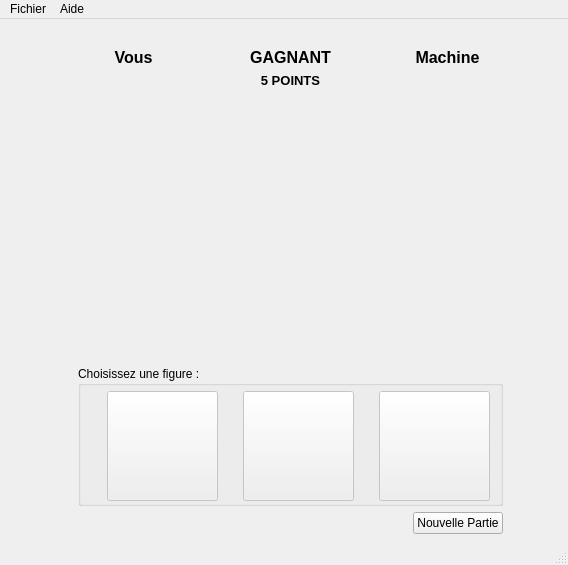
<?xml version="1.0" encoding="UTF-8"?>
<ui version="4.0">
 <class>chifoumi</class>
 <widget class="QMainWindow" name="chifoumi">
  <property name="geometry">
   <rect>
    <x>0</x>
    <y>0</y>
    <width>568</width>
    <height>565</height>
   </rect>
  </property>
  <property name="sizePolicy">
   <sizepolicy hsizetype="Preferred" vsizetype="Preferred">
    <horstretch>0</horstretch>
    <verstretch>0</verstretch>
   </sizepolicy>
  </property>
  <property name="minimumSize">
   <size>
    <width>568</width>
    <height>565</height>
   </size>
  </property>
  <property name="maximumSize">
   <size>
    <width>1500</width>
    <height>1500</height>
   </size>
  </property>
  <property name="windowTitle">
   <string>chifoumi</string>
  </property>
  <widget class="QWidget" name="centralwidget">
   <layout class="QHBoxLayout" name="horizontalLayout_4">
    <item>
     <widget class="Line" name="line_3">
      <property name="orientation">
       <enum>Qt::Horizontal</enum>
      </property>
     </widget>
    </item>
    <item>
     <widget class="Line" name="line">
      <property name="orientation">
       <enum>Qt::Horizontal</enum>
      </property>
     </widget>
    </item>
    <item>
     <layout class="QHBoxLayout" name="horizontalLayout_3">
      <item>
       <spacer name="horizontalSpacer_2">
        <property name="orientation">
         <enum>Qt::Horizontal</enum>
        </property>
        <property name="sizeHint" stdset="0">
         <size>
          <width>40</width>
          <height>20</height>
         </size>
        </property>
       </spacer>
      </item>
      <item>
       <layout class="QVBoxLayout" name="verticalLayout">
        <item>
         <layout class="QGridLayout" name="gridLayout">
          <item row="5" column="2">
           <spacer name="verticalSpacer_2">
            <property name="orientation">
             <enum>Qt::Vertical</enum>
            </property>
            <property name="sizeHint" stdset="0">
             <size>
              <width>20</width>
              <height>40</height>
             </size>
            </property>
           </spacer>
          </item>
          <item row="1" column="0">
           <widget class="QLabel" name="nomJoueur">
            <property name="text">
             <string>&lt;html&gt;&lt;head/&gt;&lt;body&gt;&lt;p align=&quot;center&quot;&gt;&lt;span style=&quot; font-size:12pt; font-weight:600;&quot;&gt;Vous&lt;/span&gt;&lt;/p&gt;&lt;/body&gt;&lt;/html&gt;</string>
            </property>
           </widget>
          </item>
          <item row="4" column="0">
           <widget class="QLabel" name="coupJoueur">
            <property name="minimumSize">
             <size>
              <width>111</width>
              <height>110</height>
             </size>
            </property>
            <property name="maximumSize">
             <size>
              <width>111</width>
              <height>110</height>
             </size>
            </property>
            <property name="text">
             <string/>
            </property>
            <property name="pixmap">
             <pixmap resource="ressourcesChifoumi.qrc">:/chifoumi/images (1)/images/rien.gif</pixmap>
            </property>
           </widget>
          </item>
          <item row="4" column="2">
           <widget class="QLabel" name="affichageEpee">
            <property name="minimumSize">
             <size>
              <width>111</width>
              <height>110</height>
             </size>
            </property>
            <property name="maximumSize">
             <size>
              <width>111</width>
              <height>110</height>
             </size>
            </property>
            <property name="text">
             <string/>
            </property>
            <property name="pixmap">
             <pixmap resource="ressourcesChifoumi.qrc">:/chifoumi/images (1)/images/versus.gif</pixmap>
            </property>
           </widget>
          </item>
          <item row="3" column="0">
           <widget class="QLabel" name="scoreJoueur">
            <property name="enabled">
             <bool>true</bool>
            </property>
            <property name="text">
             <string>&lt;html&gt;&lt;head/&gt;&lt;body&gt;&lt;p align=&quot;center&quot;&gt;&lt;br/&gt;&lt;/p&gt;&lt;/body&gt;&lt;/html&gt;</string>
            </property>
           </widget>
          </item>
          <item row="4" column="4">
           <widget class="QLabel" name="coupMachine">
            <property name="minimumSize">
             <size>
              <width>111</width>
              <height>110</height>
             </size>
            </property>
            <property name="maximumSize">
             <size>
              <width>111</width>
              <height>110</height>
             </size>
            </property>
            <property name="text">
             <string/>
            </property>
            <property name="pixmap">
             <pixmap resource="ressourcesChifoumi.qrc">:/chifoumi/images (1)/images/rien.gif</pixmap>
            </property>
           </widget>
          </item>
          <item row="1" column="4">
           <widget class="QLabel" name="nomMachine">
            <property name="text">
             <string>&lt;html&gt;&lt;head/&gt;&lt;body&gt;&lt;p align=&quot;center&quot;&gt;&lt;span style=&quot; font-size:12pt; font-weight:600;&quot;&gt;Machine&lt;/span&gt;&lt;/p&gt;&lt;/body&gt;&lt;/html&gt;</string>
            </property>
           </widget>
          </item>
          <item row="1" column="2">
           <widget class="QLabel" name="Gagnant">
            <property name="text">
             <string>&lt;html&gt;&lt;head/&gt;&lt;body&gt;&lt;p align=&quot;center&quot;&gt;&lt;span style=&quot; font-size:12pt; font-weight:600;&quot;&gt;GAGNANT&lt;/span&gt;&lt;/p&gt;&lt;/body&gt;&lt;/html&gt;</string>
            </property>
           </widget>
          </item>
          <item row="4" column="3">
           <spacer name="horizontalSpacer_4">
            <property name="orientation">
             <enum>Qt::Horizontal</enum>
            </property>
            <property name="sizeHint" stdset="0">
             <size>
              <width>40</width>
              <height>20</height>
             </size>
            </property>
           </spacer>
          </item>
          <item row="3" column="2">
           <spacer name="verticalSpacer">
            <property name="orientation">
             <enum>Qt::Vertical</enum>
            </property>
            <property name="sizeType">
             <enum>QSizePolicy::Maximum</enum>
            </property>
            <property name="sizeHint" stdset="0">
             <size>
              <width>20</width>
              <height>40</height>
             </size>
            </property>
           </spacer>
          </item>
          <item row="4" column="1">
           <spacer name="horizontalSpacer_5">
            <property name="orientation">
             <enum>Qt::Horizontal</enum>
            </property>
            <property name="sizeHint" stdset="0">
             <size>
              <width>40</width>
              <height>20</height>
             </size>
            </property>
           </spacer>
          </item>
          <item row="3" column="4">
           <widget class="QLabel" name="scoreMachine">
            <property name="text">
             <string>&lt;html&gt;&lt;head/&gt;&lt;body&gt;&lt;p align=&quot;center&quot;&gt;&lt;br/&gt;&lt;/p&gt;&lt;/body&gt;&lt;/html&gt;</string>
            </property>
           </widget>
          </item>
          <item row="0" column="2">
           <spacer name="verticalSpacer_3">
            <property name="orientation">
             <enum>Qt::Vertical</enum>
            </property>
            <property name="sizeType">
             <enum>QSizePolicy::Maximum</enum>
            </property>
            <property name="sizeHint" stdset="0">
             <size>
              <width>20</width>
              <height>20</height>
             </size>
            </property>
           </spacer>
          </item>
          <item row="2" column="2">
           <widget class="QLabel" name="pointsPartie">
            <property name="text">
             <string>&lt;html&gt;&lt;head/&gt;&lt;body&gt;&lt;p align=&quot;center&quot;&gt;&lt;span style=&quot; font-size:10pt; font-weight:600;&quot;&gt;5 POINTS&lt;/span&gt;&lt;/p&gt;&lt;/body&gt;&lt;/html&gt;</string>
            </property>
           </widget>
          </item>
         </layout>
        </item>
        <item>
         <layout class="QHBoxLayout" name="horizontalLayout_5"/>
        </item>
        <item>
         <layout class="QHBoxLayout" name="horizontalLayout"/>
        </item>
        <item>
         <widget class="QGroupBox" name="objetFigure">
          <property name="sizePolicy">
           <sizepolicy hsizetype="Preferred" vsizetype="Preferred">
            <horstretch>10</horstretch>
            <verstretch>10</verstretch>
           </sizepolicy>
          </property>
          <property name="minimumSize">
           <size>
            <width>10</width>
            <height>10</height>
           </size>
          </property>
          <property name="maximumSize">
           <size>
            <width>560</width>
            <height>140</height>
           </size>
          </property>
          <property name="title">
           <string>Choisissez une figure :</string>
          </property>
          <widget class="QWidget" name="horizontalLayoutWidget_2">
           <property name="geometry">
            <rect>
             <x>10</x>
             <y>20</y>
             <width>421</width>
             <height>121</height>
            </rect>
           </property>
           <layout class="QHBoxLayout" name="horizontalLayout_6">
            <item>
             <widget class="QPushButton" name="pierre">
              <property name="enabled">
               <bool>false</bool>
              </property>
              <property name="minimumSize">
               <size>
                <width>111</width>
                <height>110</height>
               </size>
              </property>
              <property name="maximumSize">
               <size>
                <width>111</width>
                <height>110</height>
               </size>
              </property>
              <property name="autoFillBackground">
               <bool>false</bool>
              </property>
              <property name="text">
               <string/>
              </property>
              <property name="icon">
               <iconset resource="ressourcesChifoumi.qrc">
                <normaloff>:/chifoumi/images (1)/images/pierre.gif</normaloff>:/chifoumi/images (1)/images/pierre.gif</iconset>
              </property>
              <property name="iconSize">
               <size>
                <width>111</width>
                <height>110</height>
               </size>
              </property>
              <property name="checkable">
               <bool>false</bool>
              </property>
              <property name="checked">
               <bool>false</bool>
              </property>
             </widget>
            </item>
            <item>
             <widget class="QPushButton" name="feuille">
              <property name="enabled">
               <bool>false</bool>
              </property>
              <property name="minimumSize">
               <size>
                <width>111</width>
                <height>110</height>
               </size>
              </property>
              <property name="maximumSize">
               <size>
                <width>111</width>
                <height>110</height>
               </size>
              </property>
              <property name="autoFillBackground">
               <bool>false</bool>
              </property>
              <property name="text">
               <string/>
              </property>
              <property name="icon">
               <iconset resource="ressourcesChifoumi.qrc">
                <normaloff>:/chifoumi/images (1)/images/papier.gif</normaloff>:/chifoumi/images (1)/images/papier.gif</iconset>
              </property>
              <property name="iconSize">
               <size>
                <width>111</width>
                <height>110</height>
               </size>
              </property>
              <property name="checkable">
               <bool>false</bool>
              </property>
              <property name="checked">
               <bool>false</bool>
              </property>
             </widget>
            </item>
            <item>
             <widget class="QPushButton" name="ciseau">
              <property name="enabled">
               <bool>false</bool>
              </property>
              <property name="minimumSize">
               <size>
                <width>111</width>
                <height>110</height>
               </size>
              </property>
              <property name="maximumSize">
               <size>
                <width>111</width>
                <height>110</height>
               </size>
              </property>
              <property name="autoFillBackground">
               <bool>false</bool>
              </property>
              <property name="text">
               <string/>
              </property>
              <property name="icon">
               <iconset resource="ressourcesChifoumi.qrc">
                <normaloff>:/chifoumi/images (1)/images/ciseau.gif</normaloff>:/chifoumi/images (1)/images/ciseau.gif</iconset>
              </property>
              <property name="iconSize">
               <size>
                <width>111</width>
                <height>110</height>
               </size>
              </property>
              <property name="checkable">
               <bool>false</bool>
              </property>
              <property name="checked">
               <bool>false</bool>
              </property>
              <property name="autoDefault">
               <bool>false</bool>
              </property>
             </widget>
            </item>
           </layout>
          </widget>
         </widget>
        </item>
        <item>
         <layout class="QHBoxLayout" name="horizontalLayout_2">
          <item>
           <spacer name="horizontalSpacer">
            <property name="orientation">
             <enum>Qt::Horizontal</enum>
            </property>
            <property name="sizeHint" stdset="0">
             <size>
              <width>40</width>
              <height>20</height>
             </size>
            </property>
           </spacer>
          </item>
          <item>
           <widget class="QPushButton" name="boutonPartie">
            <property name="enabled">
             <bool>true</bool>
            </property>
            <property name="mouseTracking">
             <bool>true</bool>
            </property>
            <property name="focusPolicy">
             <enum>Qt::ClickFocus</enum>
            </property>
            <property name="text">
             <string>Nouvelle Partie</string>
            </property>
           </widget>
          </item>
         </layout>
        </item>
       </layout>
      </item>
      <item>
       <spacer name="horizontalSpacer_3">
        <property name="orientation">
         <enum>Qt::Horizontal</enum>
        </property>
        <property name="sizeHint" stdset="0">
         <size>
          <width>40</width>
          <height>20</height>
         </size>
        </property>
       </spacer>
      </item>
     </layout>
    </item>
   </layout>
  </widget>
  <widget class="QMenuBar" name="menubar">
   <property name="geometry">
    <rect>
     <x>0</x>
     <y>0</y>
     <width>568</width>
     <height>21</height>
    </rect>
   </property>
   <widget class="QMenu" name="menuFichier">
    <property name="title">
     <string>Fichier</string>
    </property>
    <addaction name="actionQuitter"/>
   </widget>
   <widget class="QMenu" name="menuAide">
    <property name="title">
     <string>Aide</string>
    </property>
    <addaction name="actionA_Propos_de_l_application"/>
   </widget>
   <addaction name="menuFichier"/>
   <addaction name="menuAide"/>
  </widget>
  <widget class="QStatusBar" name="statusbar"/>
  <action name="actionA_Propos_de_l_application">
   <property name="text">
    <string>A Propos de l'application</string>
   </property>
   <property name="shortcut">
    <string>F1</string>
   </property>
  </action>
  <action name="actionQuitter">
   <property name="text">
    <string>Quitter</string>
   </property>
   <property name="shortcut">
    <string>Alt+F3</string>
   </property>
  </action>
 </widget>
 <resources>
  <include location="ressourcesChifoumi.qrc"/>
 </resources>
 <connections>
  <connection>
   <sender>actionQuitter</sender>
   <signal>triggered()</signal>
   <receiver>chifoumi</receiver>
   <slot>close()</slot>
   <hints>
    <hint type="sourcelabel">
     <x>-1</x>
     <y>-1</y>
    </hint>
    <hint type="destinationlabel">
     <x>283</x>
     <y>282</y>
    </hint>
   </hints>
  </connection>
 </connections>
</ui>
